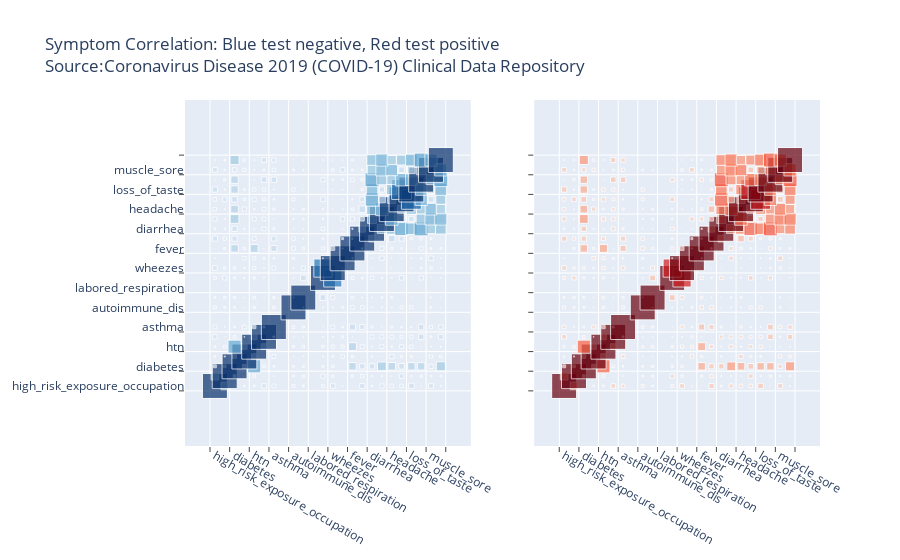

The code cell stored with this chart in its notebook:
### Code cell
import plotly.graph_objects as go
from plotly.subplots import make_subplots
fig = make_subplots(rows=1, cols=2, specs=[[{},{}]], shared_yaxes=True)
# fig = go.Figure()

fig.add_trace(go.Scatter(
    name='test negative',
    showlegend=False,
    x=bool_corr_neg['x'],
    y=bool_corr_neg['y'],
    mode='markers',
    marker=dict(symbol='square',
                size=bool_corr_pos['value'].fillna(0).abs() * 25,
                color=bool_corr_pos['value'].abs(),
                colorscale='blues',
                )
    ), row=1, col=1)

fig.add_trace(go.Scatter(
    name='test positive',
    showlegend=False,
    x=bool_corr_pos['x'],
    y=bool_corr_pos['y'],
    mode='markers',
    marker=dict(symbol='square',
                size=bool_corr_pos['value'].fillna(0).abs() * 25,
                color=bool_corr_pos['value'].abs(),
                colorscale='reds',
                )
    ),row=1, col=2)


fig.update_xaxes(showgrid=True, ticks='outside', tickson='boundaries',
                 scaleratio=1, scaleanchor='y',
                 tickangle=30)
fig.update_yaxes(showgrid=True, ticks='outside', tickson='boundaries',
                 scaleratio=1)

fig.update_layout(
    title=dict(
        text='Symptom Correlation: Blue test negative, Red test positive<br>'
             'Source:<a href="https://github.com/mdcollab/covidclinicaldata">'
             'Coronavirus Disease 2019 (COVID-19) Clinical Data Repository</a>'
        )
    )
fig.show()
fig.write_html('../charts/covid-19_symptom_correlation_matrix.html')

### Figure 1 — Plotly figure (JSON) as saved in the notebook; plotly's stock layout.template omitted (floating-point values rounded to 4 significant figures; data arrays with more than 128 entries replaced by an {"elided": "..."} marker saying what was removed)
{"data": [{"marker": {"color": {"elided": "576 float values"}, "colorscale": [[0.0, "rgb(247,251,255)"], [0.125, "rgb(222,235,247)"], [0.25, "rgb(198,219,239)"], [0.375, "rgb(158,202,225)"], [0.5, "rgb(107,174,214)"], [0.625, "rgb(66,146,198)"], [0.75, "rgb(33,113,181)"], [0.875, "rgb(8,81,156)"], [1.0, "rgb(8,48,107)"]], "size": {"elided": "576 float values"}, "symbol": "square"}, "mode": "markers", "name": "test negative", "showlegend": false, "type": "scatter", "x": {"elided": "576 str values"}, "xaxis": "x", "y": {"elided": "576 str values"}, "yaxis": "y"}, {"marker": {"color": {"elided": "576 float values"}, "colorscale": [[0.0, "rgb(255,245,240)"], [0.125, "rgb(254,224,210)"], [0.25, "rgb(252,187,161)"], [0.375, "rgb(252,146,114)"], [0.5, "rgb(251,106,74)"], [0.625, "rgb(239,59,44)"], [0.75, "rgb(203,24,29)"], [0.875, "rgb(165,15,21)"], [1.0, "rgb(103,0,13)"]], "size": {"elided": "576 float values"}, "symbol": "square"}, "mode": "markers", "name": "test positive", "showlegend": false, "type": "scatter", "x": {"elided": "576 str values"}, "xaxis": "x2", "y": {"elided": "576 str values"}, "yaxis": "y2"}], "layout": {"title": {"text": "Symptom Correlation: Blue test negative, Red test positive<br>Source:<a href=\"https://github.com/mdcollab/covidclinicaldata\">Coronavirus Disease 2019 (COVID-19) Clinical Data Repository</a>"}, "xaxis": {"anchor": "y", "domain": [0.0, 0.45], "scaleanchor": "y", "scaleratio": 1, "showgrid": true, "tickangle": 30, "ticks": "outside", "tickson": "boundaries"}, "xaxis2": {"anchor": "y2", "domain": [0.55, 1.0], "scaleanchor": "y", "scaleratio": 1, "showgrid": true, "tickangle": 30, "ticks": "outside", "tickson": "boundaries"}, "yaxis": {"anchor": "x", "domain": [0.0, 1.0], "scaleratio": 1, "showgrid": true, "ticks": "outside", "tickson": "boundaries"}, "yaxis2": {"anchor": "x2", "domain": [0.0, 1.0], "matches": "y", "scaleratio": 1, "showgrid": true, "showticklabels": false, "ticks": "outside", "tickson": "boundaries"}}}
